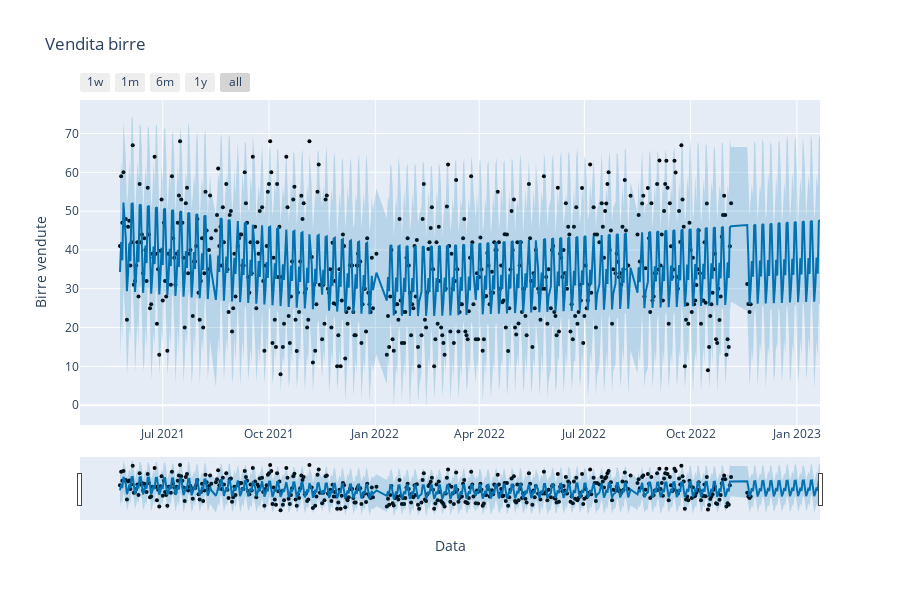

Notebook code cell kept with this figure:
### Code cell
from prophet.plot import plot_plotly
from datetime import datetime

fig = plot_plotly(model_tuned, forecast)
fig.update_layout( 
                  yaxis_title="Birre vendute",
                  xaxis_title="Data",
                  title="Vendita birre",
                  )
fig

### Figure 1 — Plotly figure (JSON) as saved in the notebook; plotly's stock layout.template omitted (floating-point values rounded to 4 significant figures; data arrays with more than 128 entries replaced by an {"elided": "..."} marker saying what was removed)
{"data": [{"marker": {"color": "black", "size": 4}, "mode": "markers", "name": "Actual", "type": "scatter", "x": {"elided": "495 str values"}, "y": {"elided": "495 float values"}}, {"hoverinfo": "skip", "line": {"width": 0}, "mode": "lines", "type": "scatter", "x": {"elided": "555 str values"}, "y": {"elided": "555 float values"}}, {"fill": "tonexty", "fillcolor": "rgba(0, 114, 178, 0.2)", "line": {"color": "#0072B2", "width": 2}, "mode": "lines", "name": "Predicted", "type": "scatter", "x": {"elided": "555 str values"}, "y": {"elided": "555 float values"}}, {"fill": "tonexty", "fillcolor": "rgba(0, 114, 178, 0.2)", "hoverinfo": "skip", "line": {"width": 0}, "mode": "lines", "type": "scatter", "x": {"elided": "555 str values"}, "y": {"elided": "555 float values"}}], "layout": {"height": 600, "showlegend": false, "title": {"text": "Vendita birre"}, "width": 900, "xaxis": {"rangeselector": {"buttons": [{"count": 7, "label": "1w", "step": "day", "stepmode": "backward"}, {"count": 1, "label": "1m", "step": "month", "stepmode": "backward"}, {"count": 6, "label": "6m", "step": "month", "stepmode": "backward"}, {"count": 1, "label": "1y", "step": "year", "stepmode": "backward"}, {"step": "all"}]}, "rangeslider": {"visible": true}, "title": {"text": "Data"}, "type": "date"}, "yaxis": {"title": {"text": "Birre vendute"}}}}
